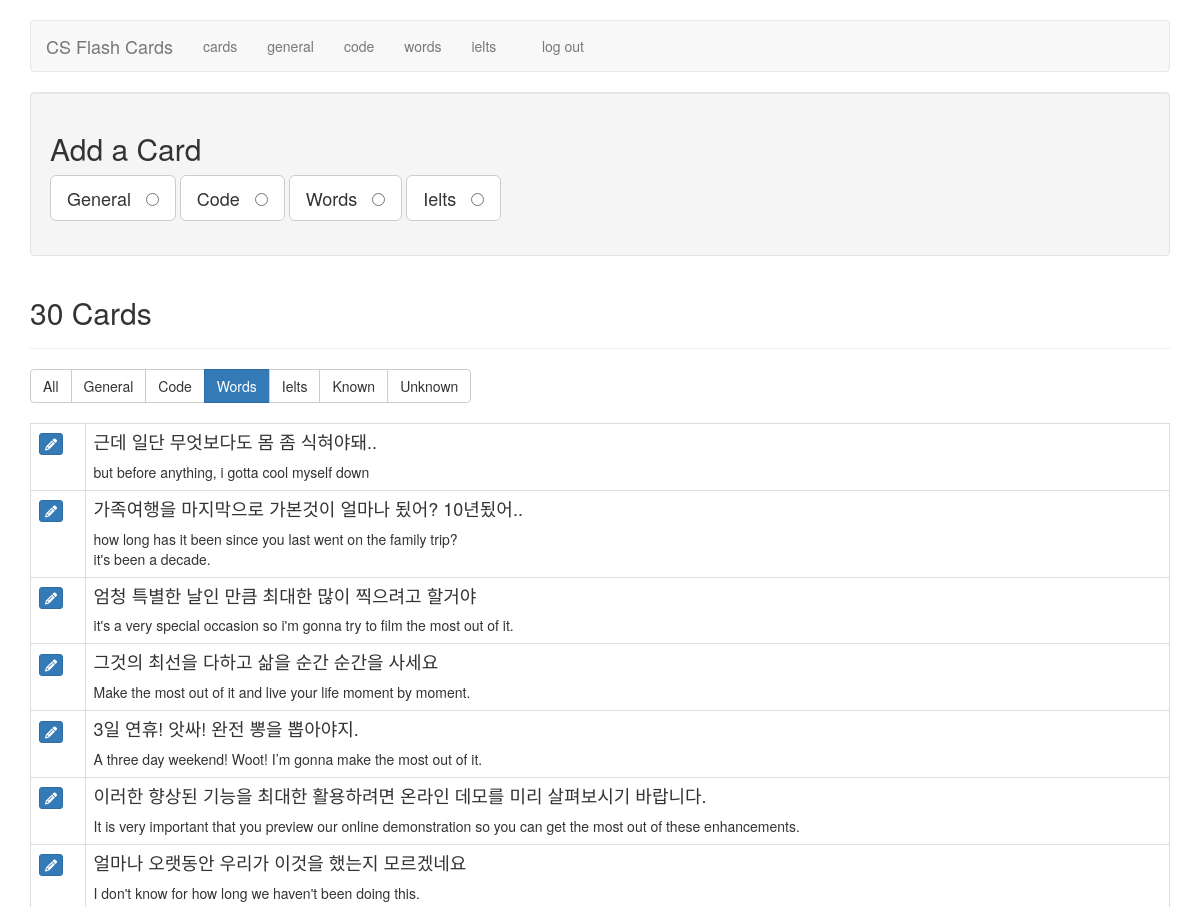
Page /filter_cards/eng (signed in, upper part) on the earlier database version.
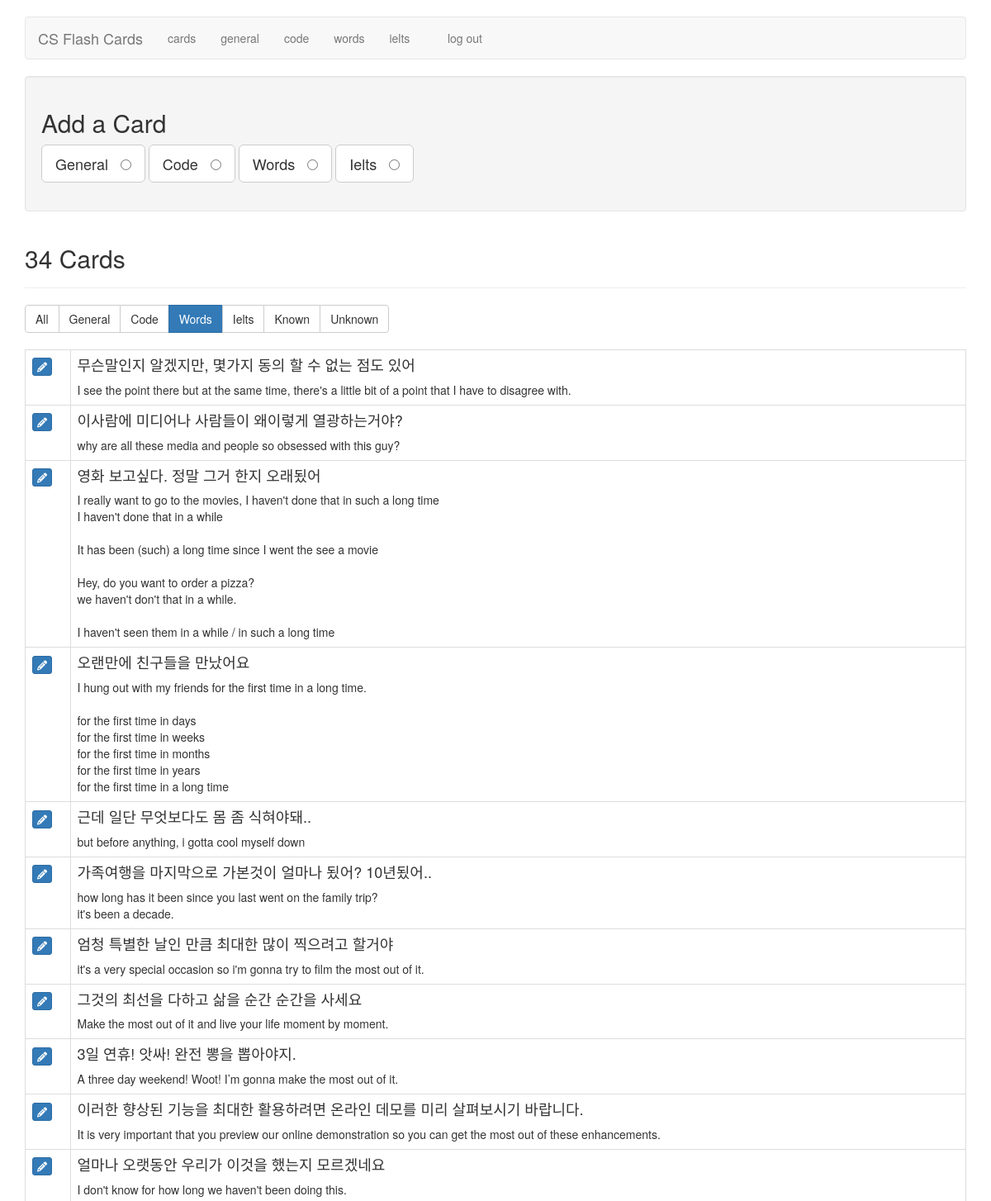
Same page on the later database version.
### tables this page shows
CREATE TABLE cards (
  id integer primary key autoincrement,
   /* 1 for interview, 2 for code, 3 for english, 4 for ielts */
  type tinyint not null,
  front text not null,
  back text not null,
  sort int default 0,
  known boolean default 0
);

### flash_cards.py (the view)
@application.route('/filter_cards/<filter_name>')
def filter_cards(filter_name):
    if not session.get('logged_in'):
        return redirect(url_for('login'))
    filters = {
        "all":      "where 1 = 1",
        "general":  "where type = 1",
        "code":     "where type = 2",
        "eng":     "where type = 3",
        "ielts":     "where type = 4",
        "known":    "where known = 1",
        "unknown":  "where known = 0",
    }
    query = filters.get(filter_name)
    if not query:
        return redirect(url_for('cards'))
    db = get_db()
    fullquery = "SELECT id, type, front, back, known FROM cards " + query + " ORDER BY id DESC"
    cur = db.execute(fullquery)
    cards = cur.fetchall()
    return render_template('cards.html', cards=cards, filter_name=filter_name)

### flash_cards.py (called while the page is built)
def connect_db():
    rv = sqlite3.connect(application.config['DATABASE'])
    rv.row_factory = sqlite3.Row
    return rv

def get_db():
    if not hasattr(g, 'sqlite_db'):
        g.sqlite_db = connect_db()
    return g.sqlite_db

### templates/cards.html (shortened to what this page needs)
{% extends "layout.html" %}
{% block body %}
    <div class="well editPanel">
        <h2>Add a Card</h2>
        <form action="{{ url_for('add_card') }}" method="post" class="cardForm">
            <div class="form-group">
                <label for="general" class="toggleButton btn btn-default btn-lg">General &nbsp;
                    <input type="radio" name="type" value="1" id="general"/>
                </label>
                <label for="code" class="toggleButton btn btn-default btn-lg">Code &nbsp;
                    <input type="radio" name="type" value="2" id="code"/>
                </label>
                <label for="eng" class="toggleButton btn btn-default btn-lg">Words &nbsp;
                    <input type="radio" name="type" value="3" id="eng"/>
                </label>
                <label for="ielts" class="toggleButton btn btn-default btn-lg">Ielts &nbsp;
                    <input type="radio" name="type" value="4" id="ielts"/>
                </label>
            </div>
        </form>
    </div>
    <div class="page-header">
        <h2>{{ cards|length }} Card{{ '' if (cards|length == 1) else 's' }}</h2>
    </div>
    <div class="btn-group btn-group-md" role="group" aria-label="filters">
        <a href="{{ url_for('filter_cards', filter_name="all") }}" class="btn btn-{{ "primary" if filter_name == "all" else "default" }}">All</a>
        <a href="{{ url_for('filter_cards', filter_name="general") }}" class="btn btn-{{ "primary" if filter_name == "general" else "default" }}">General</a>
        <a href="{{ url_for('filter_cards', filter_name="code") }}" class="btn btn-{{ "primary" if filter_name == "code" else "default" }}">Code</a>
        <a href="{{ url_for('filter_cards', filter_name="eng") }}" class="btn btn-{{ "primary" if filter_name == "eng" else "default" }}">Words</a>
        <a href="{{ url_for('filter_cards', filter_name="ielts") }}" class="btn btn-{{ "primary" if filter_name == "ielts" else "default" }}">Ielts</a>
        <a href="{{ url_for('filter_cards', filter_name="known") }}" class="btn btn-{{ "primary" if filter_name == "known" else "default" }}">Known</a>
        <a href="{{ url_for('filter_cards', filter_name="unknown") }}" class="btn btn-{{ "primary" if filter_name == "unknown" else "default" }}">Unknown</a>
    </div>
    <br />
    <br />
    <table class="table table-bordered">
        {% for card in cards %}
            <tr>
                <td>
                    <a href="{{ url_for('edit', card_id=card.id) }}" class="btn btn-xs btn-primary"><i class="fa fa-pencil" aria-hidden="true"></i></a>
                </td>
                <td class="cardContent">
                    <h4>
                        {{ card.front }}
                    </h4>
                    {% if card.type != 2%}
                        {{ card.back|replace("\n", "<br />")|safe }}
                    {% else %}
                        <pre><code>{{ card.back|escape }}</code></pre>
                    {% endif %}
                </td>
            </tr>
        {% else %}
            <tr>
                <td>
                    <em>No cards to show.</em>
                </td>
            </tr>
        {% endfor %}
    </table>
{% endblock %}

Differences in the rows shown:
added cards: front "무슨말인지 알겠지만, 몇가지 동의 할 수 없는 점도 있어", back "I see the point there but at the same time, there's a little bit of a point that I have to disagree with."
added cards: front "이사람에 미디어나 사람들이 왜이렇게 열광하는거야?", back "why are all these media and people so obsessed with this guy?"
added cards: front "영화 보고싶다. 정말 그거 한지 오래됬어", back "I really want to go to the movies, I haven't done that in such a long time I haven't done that in a while It has been (such) a long time since I went the see a movie Hey, do you want to order a pizza? we haven't don't that in a while. I haven't seen them in a while / in such a long time"
added cards: front "오랜만에 친구들을 만났어요", back "I hung out with my friends for the first time in a long time. for the first time in days for the first time in weeks for the first time in months for the first time in years for the first time in a long time"
Other differences:
{{ cards|length }}: "30" → "34"
